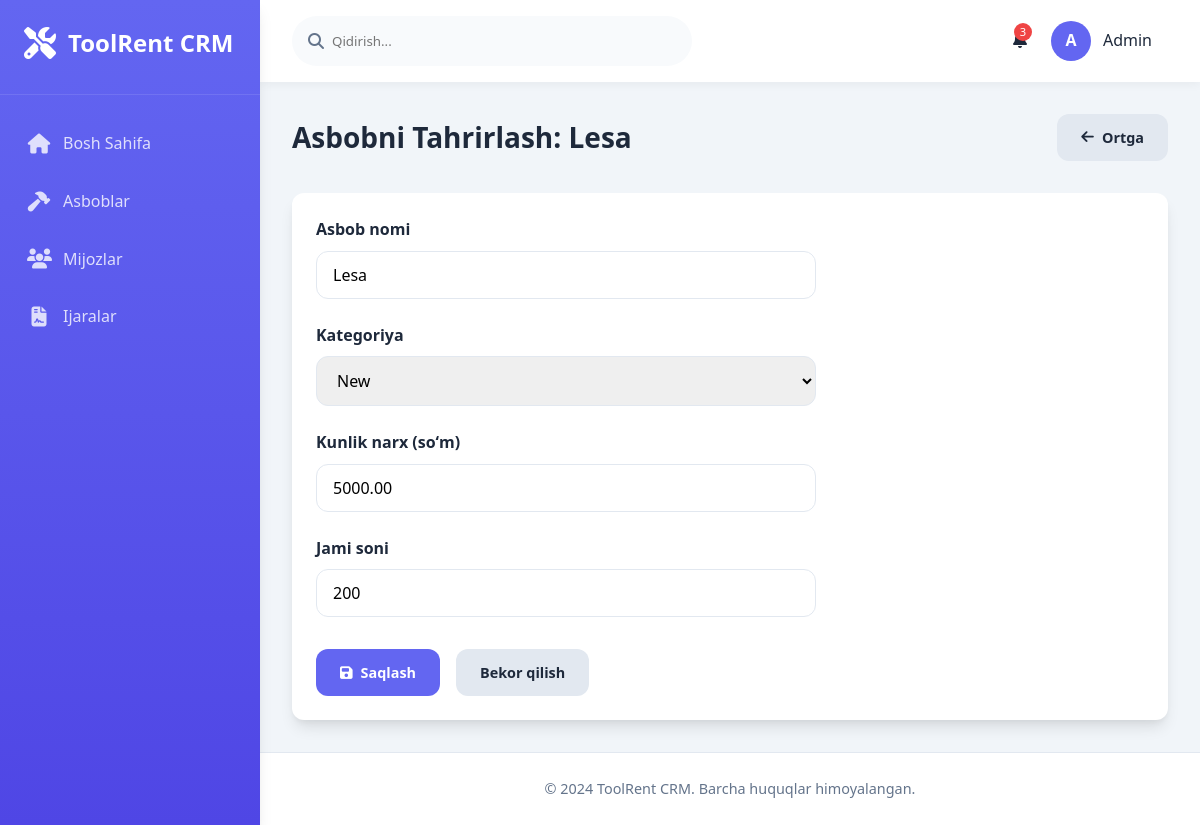
Page /tools/4/edit/ on the committed database.
### main/models.py (models this page shows, shortened)
class Tool(models.Model):
    name = models.CharField(max_length=200, verbose_name="Asbob nomi")
    category = models.ForeignKey(ToolCategory, on_delete=models.CASCADE, verbose_name="Kategoriya")
    daily_price = models.DecimalField(max_digits=10, decimal_places=2, verbose_name="Kunlik narx")
    quantity_total = models.IntegerField(verbose_name="Jami soni")
    quantity_available = models.IntegerField(verbose_name="Mavjud soni")
    is_active = models.BooleanField(default=True, verbose_name="Faol")
    created_at = models.DateTimeField(auto_now_add=True)
    class Meta:
        verbose_name = "Asbob"
        verbose_name_plural = "Asboblar"

### main/views.py (the view)
# urls.py: path('tools/<int:tool_id>/edit/', views.edit_tool, name='edit_tool'),
def edit_tool(request, tool_id):
    tool = get_object_or_404(Tool, id=tool_id)
    if request.method == 'POST':
        form = ToolForm(request.POST, instance=tool)
        if form.is_valid():
            form.save()
            messages.success(request, f"'{tool.name}' asbobi yangilandi.")
            return redirect('main:tool_list')
    else:
        form = ToolForm(instance=tool)
    context = {
        'form': form,
        'title': 'Asbobni Tahrirlash',
        'tool': tool,
    }
    return render(request, 'main/edit_tool.html', context)

### main/forms.py
class ToolForm(forms.ModelForm):
    class Meta:
        model = Tool
        fields = ['name', 'category', 'daily_price', 'quantity_total']
        widgets = {
            'name': forms.TextInput(attrs={'class': 'form-control', 'placeholder': 'Asbob nomi'}),
            'category': forms.Select(attrs={'class': 'form-control'}),
            'daily_price': forms.NumberInput(attrs={'class': 'form-control', 'placeholder': 'Kunlik narx', 'step': '1000'}),
            'quantity_total': forms.NumberInput(attrs={'class': 'form-control', 'placeholder': 'Jami soni'}),
        }
        labels = {
            'name': 'Asbob nomi',
            'category': 'Kategoriya',
            'daily_price': 'Kunlik narx (soʻm)',
            'quantity_total': 'Jami soni',
        }

### main/models.py (called while the page is built)
    def __str__(self):
        return self.name

### main/templates/main/edit_tool.html (shortened to what this page needs)
{% extends 'main/base.html' %}
{% block content %}
<div class="page-title">
    <h2>Asbobni Tahrirlash: {{ tool.name }}</h2>
    <a href="{% url 'main:tool_list' %}" class="btn btn-secondary">
        <i class="fas fa-arrow-left"></i> Ortga
    </a>
</div>
<div class="card">
    <div class="card-body">
        <form method="post">
            <div style="max-width: 500px;">
                {% for field in form %}
                <div class="form-group">
                    <label for="{{ field.id_for_label }}" class="form-label">
                        {{ field.label }}
                    </label>
                    {{ field }}
                </div>
                {% endfor %}
                <div style="display: flex; gap: 1rem; margin-top: 2rem;">
                    <button type="submit" class="btn btn-primary">
                        <i class="fas fa-save"></i> Saqlash
                    </button>
                    <a href="{% url 'main:tool_list' %}" class="btn btn-secondary">
                        Bekor qilish
                    </a>
                </div>
            </div>
        </form>
    </div>
</div>
{% endblock %}

### main/templates/main/base.html (style rules this page uses)
:root { --primary: #6366f1; --primary-dark: #4f46e5; --secondary: #f8fafc; --accent: #10b981; --danger: #ef4444; --warning: #f59e0b; --dark: #1e293b; --light: #f8fafc; --gray: #64748b; --gray-light: #e2e8f0; --shadow: 0 10px 15px -3px rgba(0, 0, 0, 0.1), 0 4px 6px -2px rgba(0, 0, 0, 0.05); --radius: 12px; --transition: all 0.3s ease; }
* { margin: 0; padding: 0; box-sizing: border-box; font-family: 'Segoe UI', system-ui, sans-serif; }
body { background-color: #f1f5f9; color: var(--dark); line-height: 1.6; }
.page-title { display: flex; justify-content: space-between; align-items: center; margin-bottom: 2rem; }
.page-title h2 { font-size: 1.75rem; font-weight: 700; color: var(--dark); }
.btn { padding: 0.75rem 1.5rem; border-radius: var(--radius); border: none; font-weight: 600; cursor: pointer; transition: var(--transition); display: inline-flex; align-items: center; justify-content: center; text-decoration: none; font-size: 0.9rem; }
.btn i { margin-right: 0.5rem; }
.btn-primary { background: var(--primary); color: white; }
.btn-secondary { background: var(--gray-light); color: var(--dark); }
.card { background: white; border-radius: var(--radius); box-shadow: var(--shadow); overflow: hidden; }
.card-body { padding: 1.5rem; }
.form-group { margin-bottom: 1.5rem; }
.form-label { display: block; margin-bottom: 0.5rem; font-weight: 600; color: var(--dark); }
.form-control { width: 100%; padding: 0.75rem 1rem; border: 1px solid var(--gray-light); border-radius: var(--radius); font-size: 1rem; transition: var(--transition); }

### rows in the picture
Tool: name "Lesa", form "Lesa" "New" "5000.00" "200"

### other values in the picture
{{ field.label }} "Asbob nomi" "Kategoriya" "Kunlik narx (soʻm)" "Jami soni"
